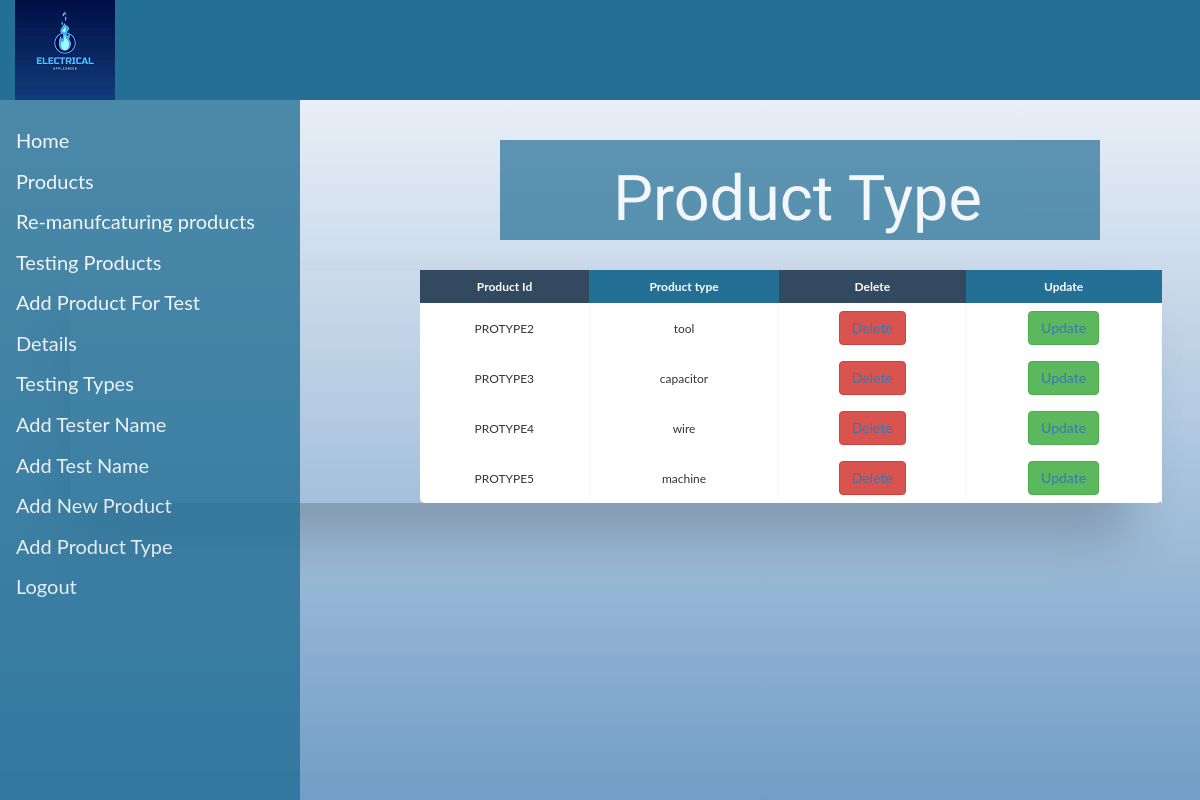
The app's page /Product_cat_list.php with its own data.
### tables this page shows
CREATE TABLE `product_type` (
  `Product_Id` varchar(100) NOT NULL,
  `Prod` varchar(100) NOT NULL
);

### Product_cat_list.php (the view, shortened to what this page needs)
<!DOCTYPE html>
<html>
<head>
  <link rel="stylesheet" href="https://maxcdn.bootstrapcdn.com/bootstrap/3.4.1/css/bootstrap.min.css">
</head>
<body>
<div class="container-fluid" id="div3">
        <div class="row">
            <div class="col-sm-5">
                <img src="logo2.jpeg" alt="logo">
            </div>
    </div>
</div>
<div class="sidenav">
  <a href="home.php">Home</a>
    <a href="#services">Products</a>
  <a href="#clients">Re-manufcaturing products</a>
  <a href="#contact">Testing Products</a>
              <a href="Add_Product_for_test.php">Add Product For Test</a>
<button class="dropdown-btn">Details<i class="fa fa-caret-down"></i>
  </button>
                <button class="dropdown-btn">Testing Types
  </button>
    <a href="Add_tester.php">Add Tester Name</a>
  <a href="Add_test_name.php">Add Test Name</a>
    <a href="Add_Product_page.php">Add New Product</a>
      <a href="Add_Product_type.php">Add Product Type</a>
  <a href="logout.php">Logout</a>
</div>
<center>
<div class="jumbotron">
<h1 style="font-family: 'Quantico', sans-serif; color: white;">Product Type</h1>
</div>
    <div class="table-wrapper">
    <table class="fl-table">
        <thead>
        <tr>
            <th>Product Id</th>
            <th>Product type</th>
              <th>Delete</th>
            <th>Update</th>
            <?php
$conn = new mysqli("localhost","root","","lab_automation_new");
$sql_fetch = "SELECT * from product_type";
$result = $conn->query($sql_fetch);
while ($row=$result->fetch_array()) {
    $id = $row['Product_Id'];
    $name = $row['Prod'];
            ?>
        </tr>
        </thead>
        <tbody>
        <tr>
            <td><?php echo $id ?></td>
            <td><?php echo  $name ?></td>
        <td><button class="btn btn-danger" name="btndel" type="submit" value=""><a href="Product_cat_delete.php?id=<?php echo $id ?>">Delete</a></button></td>
            <td><button class="btn btn-success" name="btnupd" type="submit" value=""><a href="Product_cat_update.php?id=<?php echo $id ?>">Update</a></button></td>
        </tr>
        <?php
}
        ?>
    </table>
</div>
      </center>
</body>
</html>

### Product_cat_list.php (style rules this page uses)
* { box-sizing: border-box; -webkit-box-sizing: border-box; -moz-box-sizing: border-box; }
body { font-family: Helvetica; -webkit-font-smoothing: antialiased; }
.table-wrapper { margin: 10px 70px 70px; box-shadow: 0px 35px 50px rgba( 0, 0, 0, 0.2 ); }
.fl-table { border-radius: 5px; font-size: 12px; font-weight: normal; border: none; border-collapse: collapse; width: 70%; max-width: 100%; white-space: nowrap; background-color: white; margin-left: 350px; }
.fl-table td, .fl-table th { text-align: center; padding: 8px; }
.fl-table td { border-right: 1px solid #f8f8f8; font-size: 12px; }
.fl-table thead th { color: #ffffff; background: #247095; }
.fl-table thead th:nth-child(odd) { color: #ffffff; background: #324960; }
.jumbotron { margin-left: 500px; background-color: #247095; opacity: 0.7; margin-top: 40px; width: 50%; margin-right: 100px; position: relative; height: 100px; }
h1 { margin-bottom: 400px; margin-left: -5px; top: 20; position: relative; margin-top: -24px; }
html,body { font-family: "Lato", sans-serif; background-size: cover; height: 100vh; background-repeat: no-repeat; background-image:linear-gradient(to bottom, rgba(245, 246, 252, 0.52), rgba(61, 121, 178, 0.73)),url(p1.jpg); background-position: center; background-position: center; background-attachment:fixed; background-repeat:no-repeat; background-size:cover; margin:0px; padding:0px; }
#div3 { background-color: #247095; height: 100px; width: 100%; position: relative; }
.sidenav { height: 90%; width: 300px; position: fixed; z-index: 1; top: 10; left: 0; opacity: 0.8; background-color:#247095; overflow-x: hidden; padding-top: 20px; }
.sidenav a, .dropdown-btn { padding: 6px 8px 6px 16px; text-decoration: none; font-size: 20px; color: #FBFCFC ; display: block; border: none; background: none; width: 100%; text-align: left; cursor: pointer; outline: none; }

### records on screen
product_type: Product_Id "PROTYPE2", Prod "tool"
product_type: Product_Id "PROTYPE3", Prod "capacitor"
product_type: Product_Id "PROTYPE4", Prod "wire"
product_type: Product_Id "PROTYPE5", Prod "machine"
